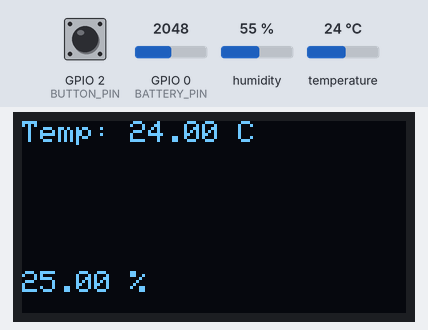
A sketch run on a simulated ESP32. Parts: 128×64 one-colour display. Inputs (shaded band) come from the test bench; at power-on: temperature 24 °C, GPIO 2 (BUTTON_PIN) HIGH, GPIO 0 (BATTERY_PIN) = 2048, humidity 55 % (analog values on the 0–4095 scale).

Above: at 3.2 s.
3.3 s: temperature set to 12 °C
At 4.4 s:
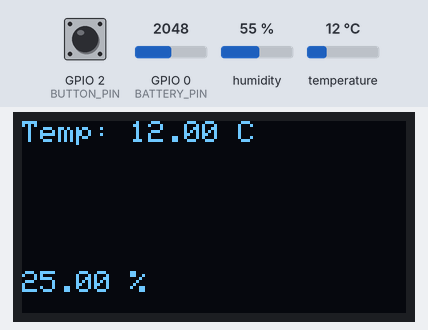
4.8 s: GPIO 2 (BUTTON_PIN) pulled LOW for 0.25 s
At 6.3 s:
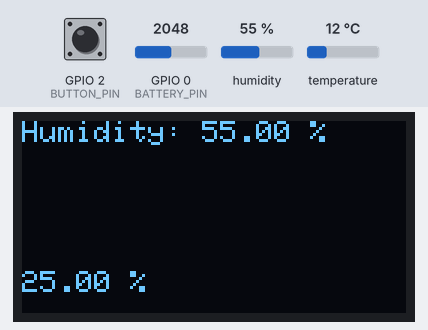
6.7 s: GPIO 2 (BUTTON_PIN) pulled LOW for 1 s
At 8.2 s:
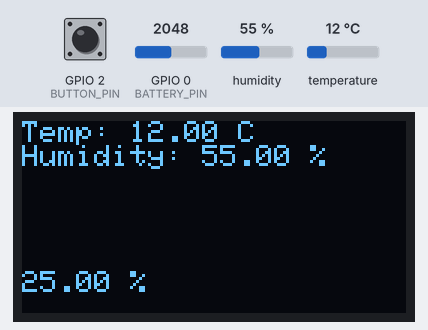
9.2 s: GPIO 2 (BUTTON_PIN) pulled LOW for 0.25 s
At 10.0 s:
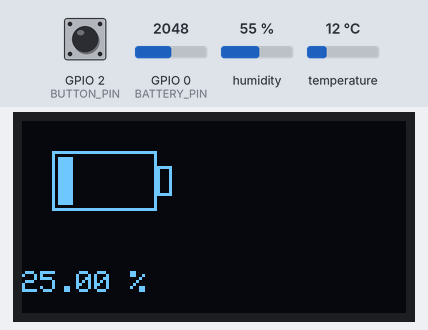
11.0 s: GPIO 0 (BATTERY_PIN) set to 1946
At 11.8 s:
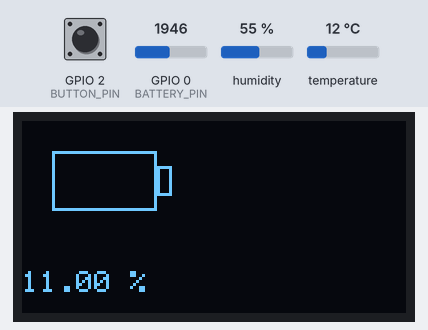
12.6 s: GPIO 0 (BATTERY_PIN) set to 2047
At 13.5 s:
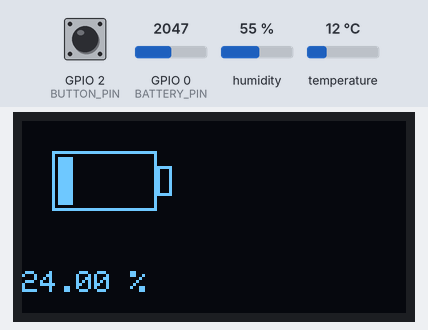
Timing chart, 0 to 15.3 s (numbered marks = the images above; inputs shaded):
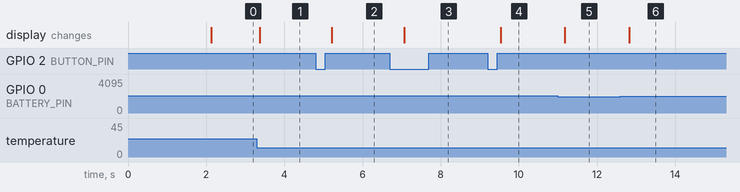

The sketch:

ESP-Climate-Monitor.ino
```cpp
#include <Wire.h>
#include <Adafruit_GFX.h>
#define SSD1306_NO_SPLASH
#include <Adafruit_SSD1306.h>
#include <Adafruit_AHTX0.h>

#define SCREEN_WIDTH 128
#define SCREEN_HEIGHT 64
#define SDA_PIN 3
#define SCL_PIN 1
#define BUTTON_PIN 2
#define BATTERY_PIN 0 // ADC pin for battery voltage
#define CALIBRATION_FACTOR 0.95 // Коэффициент калибровки (уменьшаем значение на 5%)
const float R1 = 100000.0; // 100kΩ
const float R2 = 100000.0; // 100kΩ
const float correctionFactor = (R1 + R2) / R2; // Корректирующий коэффициент

Adafruit_SSD1306 display(SCREEN_WIDTH, SCREEN_HEIGHT, &Wire, -1);
Adafruit_AHTX0 aht;

enum DisplayMode { SHOW_TEMPERATURE, SHOW_HUMIDITY, SHOW_BOTH, SHOW_BATTERY };
DisplayMode currentMode = SHOW_TEMPERATURE;

bool lastButtonState = HIGH;

void setup() {
  Serial.begin(115200);

  // Set the resolution to 12 bits (0-4095)
  analogReadResolution(12);

  Wire.begin(SDA_PIN, SCL_PIN);

  if (!aht.begin()) {
    Serial.println("Could not find AHT? Check wiring");
    while (1) delay(10);
  }

  if(!display.begin(SSD1306_SWITCHCAPVCC, 0x3C)) {
    Serial.println(F("SSD1306 allocation failed"));
    while(1);
  }
  //display.display();
  delay(2000); // Pause for 2 seconds
  display.clearDisplay();

  pinMode(BUTTON_PIN, INPUT_PULLUP); // Assuming button is connected between GPIO0 and GND
}

void drawBatteryIcon(int level) {
  // Нарисовать рамку батареи
  display.drawRect(10, 10, 35, 20, SSD1306_WHITE);
  display.drawRect(45, 15, 5, 10, SSD1306_WHITE);

  // Нарисовать заполнение в зависимости от уровня заряда
  for (int i = 0; i < level; i++) {
    display.fillRect(12 + i * 6, 12, 5, 16, SSD1306_WHITE);
  }
}

void loop() {
  bool buttonState = digitalRead(BUTTON_PIN);

  if (buttonState == LOW && lastButtonState == HIGH) {
    currentMode = static_cast<DisplayMode>((currentMode + 1) % 4);
    delay(200); // Small delay to avoid multiple state changes
  }

  lastButtonState = buttonState;

  sensors_event_t humidity, temp;
  aht.getEvent(&humidity, &temp);

  int analogVolts = analogReadMilliVolts(BATTERY_PIN);

  float batteryVoltage = analogVolts * correctionFactor / 1000; // Учитываем корректирующий коэффициент

  float batteryLevel = map(batteryVoltage * 1000, 3000, 4200, 0, 100);
  batteryLevel = constrain(batteryLevel, 0, 100); // Ограничим процент до 100%

  float batteryIconLevel = map(batteryVoltage * 1000, 3000, 4200, 0, 5);
  batteryIconLevel = constrain(batteryIconLevel, 0, 5);


  display.clearDisplay();
  display.setTextSize(1);
  display.setTextColor(SSD1306_WHITE);
  display.setCursor(0,0);

  switch (currentMode) {
    case SHOW_TEMPERATURE:
      display.print("Temp: "); display.print(temp.temperature); display.println(" C");
      break;
    case SHOW_HUMIDITY:
      display.print("Humidity: "); display.print(humidity.relative_humidity); display.println(" %");
      break;
    case SHOW_BOTH:
      display.print("Temp: "); display.print(temp.temperature); display.println(" C");
      display.print("Humidity: "); display.print(humidity.relative_humidity); display.println(" %");
      break;
    case SHOW_BATTERY:
      //drawBatteryIcon(batteryLevel);

      //display.print("Voltage: "); display.print(batteryVoltage); display.println(" V");
      //display.print("Level: "); display.print(batteryLevel); display.println(" %");

      drawBatteryIcon(batteryIconLevel);
      break;
  }

  display.setCursor(0, 50);
  display.print(batteryLevel); display.println(" %");

  display.display();
  delay(100);
}
```

Measured:
- the behaviour switches between 2011 and 2010 on GPIO 0 (BATTERY_PIN) (found by bisection; images 4 and 5)
- after the input at 3.3 s, the display: changes after 0.07 s (image 1)
- after the input at 4.8 s, the display: changes after 0.42 s (image 2)
- after the input at 6.7 s, the display: changes after 0.37 s (image 3)
- after the input at 9.2 s, the display: changes after 0.33 s (image 4)
- after the input at 11.0 s, the display: changes after 0.18 s (image 5)
- after the input at 12.6 s, the display: changes after 0.23 s (image 6)
